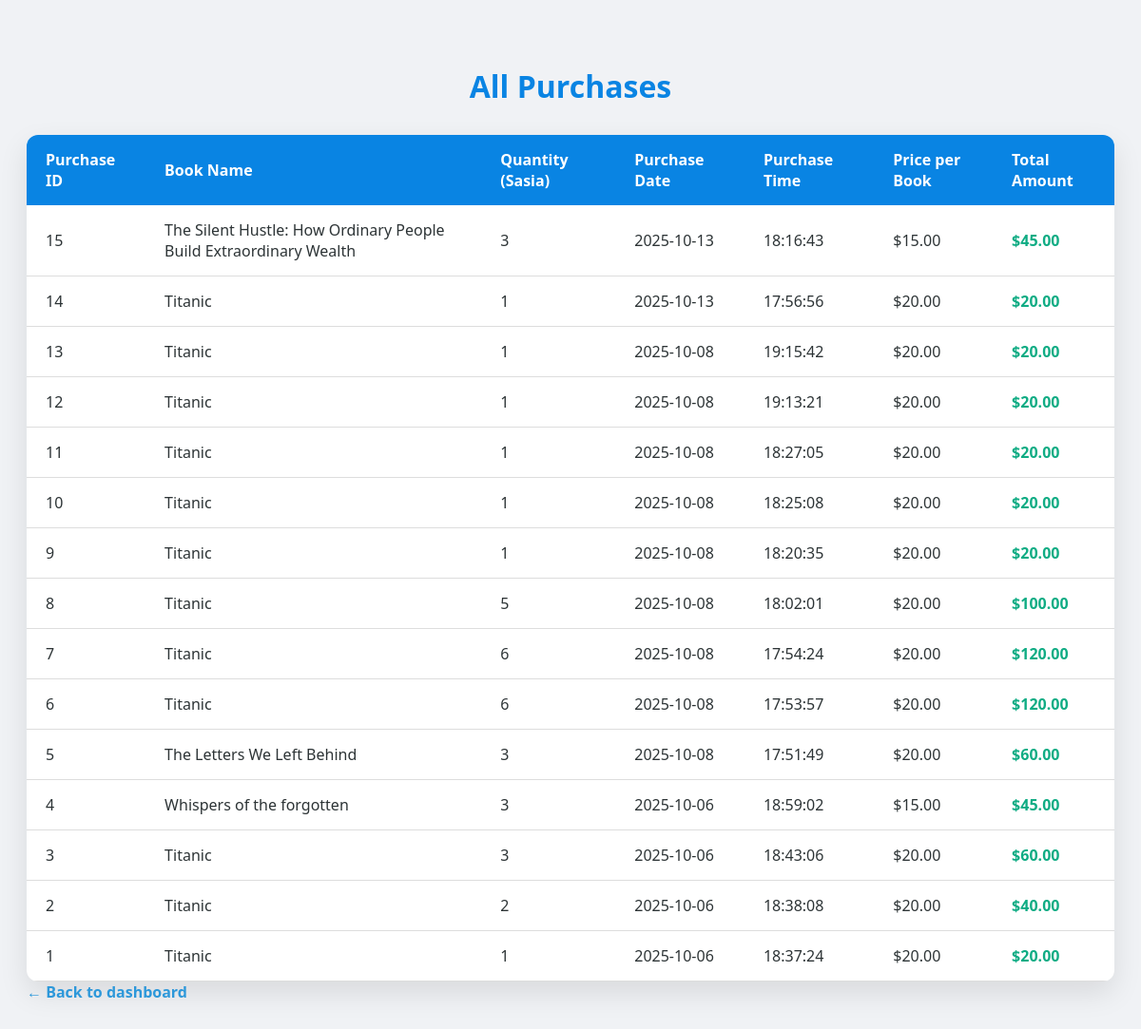
/Main/purchaseH.php, run on the app's committed database.
### tables this page shows
CREATE TABLE `purchases` (
  `id` int(11) NOT NULL,
  `book_id` int(11) NOT NULL,
  `quantity` int(11) NOT NULL DEFAULT 1,
  `purchase_datetime` datetime NOT NULL DEFAULT current_timestamp()
);

CREATE TABLE `books` (
  `id` int(255) NOT NULL,
  `Book name` varchar(255) NOT NULL,
  `description` varchar(255) NOT NULL,
  `Price` varchar(255) NOT NULL,
  `rating` int(255) NOT NULL,
  `Books_image` varchar(255) DEFAULT NULL,
  `Book_name` varchar(255) DEFAULT NULL
);

### Main/purchaseH.php (the view, shortened to what this page needs)
<?php
include '../database/config.php';
$sql = "SELECT p.id, p.quantity, p.purchase_datetime, b.Book_name, b.Price
        FROM purchases p
        JOIN books b ON p.book_id = b.id
        ORDER BY p.purchase_datetime DESC";
$stmt = $conn->prepare($sql);
$stmt->execute();
$purchases = $stmt->fetchAll(PDO::FETCH_ASSOC);
?>
<!DOCTYPE html>
<html lang="en">
<head>
</head>
<body>
    <h1>All Purchases</h1>
    <?php if (count($purchases) > 0): ?>
    <table>
        <thead>
            <tr>
                <th>Purchase ID</th>
                <th>Book Name</th>
                <th>Quantity (Sasia)</th>
                <th>Purchase Date</th>
                <th>Purchase Time</th>
                <th>Price per Book</th>
                <th>Total Amount</th>
            </tr>
        </thead>
        <tbody>
            <?php foreach ($purchases as $purchase):
                $date = date('Y-m-d', strtotime($purchase['purchase_datetime']));
                $time = date('H:i:s', strtotime($purchase['purchase_datetime']));
                $total = $purchase['Price'] * $purchase['quantity'];
            ?>
            <tr>
                <td data-label="Purchase ID"><?php echo $purchase['id']; ?></td>
                <td data-label="Book Name"><?php echo htmlspecialchars($purchase['Book_name']); ?></td>
                <td data-label="Quantity (Sasia)"><?php echo (int)$purchase['quantity']; ?></td>
                <td data-label="Purchase Date"><?php echo $date; ?></td>
                <td data-label="Purchase Time"><?php echo $time; ?></td>
                <td data-label="Price per Book">$<?php echo number_format($purchase['Price'], 2); ?></td>
                <td class="total" data-label="Total Amount">$<?php echo number_format($total, 2); ?></td>
            </tr>
            <?php endforeach; ?>
        </tbody>
    </table>
    <?php else: ?>
        <p style="text-align:center; font-size:18px;">No purchases found.</p>
    <?php endif; ?>
    <a class="back-link" href="admin_dashboard.php">&larr; Back to dashboard</a>
</body>
</html>

### Main/purchaseH.php (style rules this page uses)
body { font-family: 'Segoe UI', Tahoma, Geneva, Verdana, sans-serif; background-color: #f0f2f5; padding: 40px 20px; color: #2d3436; }
h1 { text-align: center; margin-bottom: 30px; color: #0984e3; }
table { width: 100%; border-collapse: collapse; background: white; border-radius: 12px; overflow: hidden; box-shadow: 0 12px 30px rgba(0,0,0,0.1); }
thead { background-color: #0984e3; color: white; }
thead th { padding: 15px 20px; text-align: left; font-weight: 600; }
tbody td { padding: 15px 20px; border-bottom: 1px solid #ddd; }
.total { font-weight: 700; color: #10ac84; }
a.back-link { display: inline-block; margin-bottom: 25px; color: #2d98da; text-decoration: none; font-weight: 600; font-size: 16px; }

### data on the page
purchases: id "15", book.Book_name "The Silent Hustle: How Ordinary People Build Extraordinary Wealth", quantity "3", purchase_datetime "2025-10-13", purchase_datetime "18:16:43", book.Price "15.00", total "45.00"
purchases: id "14", book.Book_name "Titanic", quantity "1", purchase_datetime "2025-10-13", purchase_datetime "17:56:56", book.Price "20.00", total "20.00"
purchases: id "13", book.Book_name "Titanic", quantity "1", purchase_datetime "2025-10-08", purchase_datetime "19:15:42", book.Price "20.00", total "20.00"
purchases: id "12", book.Book_name "Titanic", quantity "1", purchase_datetime "2025-10-08", purchase_datetime "19:13:21", book.Price "20.00", total "20.00"
purchases: id "11", book.Book_name "Titanic", quantity "1", purchase_datetime "2025-10-08", purchase_datetime "18:27:05", book.Price "20.00", total "20.00"
purchases: id "10", book.Book_name "Titanic", quantity "1", purchase_datetime "2025-10-08", purchase_datetime "18:25:08", book.Price "20.00", total "20.00"
purchases: id "9", book.Book_name "Titanic", quantity "1", purchase_datetime "2025-10-08", purchase_datetime "18:20:35", book.Price "20.00", total "20.00"
purchases: id "8", book.Book_name "Titanic", quantity "5", purchase_datetime "2025-10-08", purchase_datetime "18:02:01", book.Price "20.00", total "100.00"
purchases: id "7", book.Book_name "Titanic", quantity "6", purchase_datetime "2025-10-08", purchase_datetime "17:54:24", book.Price "20.00", total "120.00"
purchases: id "6", book.Book_name "Titanic", quantity "6", purchase_datetime "2025-10-08", purchase_datetime "17:53:57", book.Price "20.00", total "120.00"
purchases: id "5", book.Book_name "The Letters We Left Behind", quantity "3", purchase_datetime "2025-10-08", purchase_datetime "17:51:49", book.Price "20.00", total "60.00"
purchases: id "4", book.Book_name "Whispers of the forgotten", quantity "3", purchase_datetime "2025-10-06", purchase_datetime "18:59:02", book.Price "15.00", total "45.00"
purchases: id "3", book.Book_name "Titanic", quantity "3", purchase_datetime "2025-10-06", purchase_datetime "18:43:06", book.Price "20.00", total "60.00"
purchases: id "2", book.Book_name "Titanic", quantity "2", purchase_datetime "2025-10-06", purchase_datetime "18:38:08", book.Price "20.00", total "40.00"
purchases: id "1", book.Book_name "Titanic", quantity "1", purchase_datetime "2025-10-06", purchase_datetime "18:37:24", book.Price "20.00", total "20.00"
